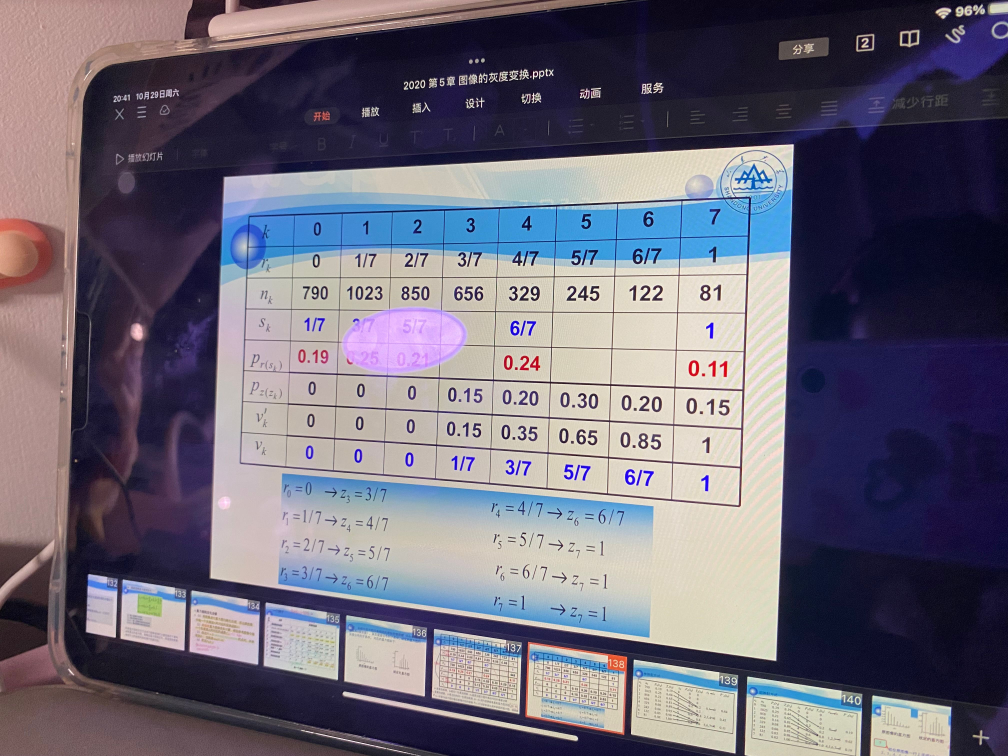
#> input picture pic/2.jpg, 4032 x 3024 px (shown at 1/4 size)
$ python '透视变换.py'
#> lines starting #> are read from the running program, lines starting #| are printed output that depends on the picture
import cv2
import numpy as np
from matplotlib import pyplot as plt

img = cv2.imread('pic/2.jpg', 1)
#> img is the input picture: shape (3024, 4032, 3); mean B, G, R 118.2, 103.4, 107.6
img = cv2.resize(img,(800,600))
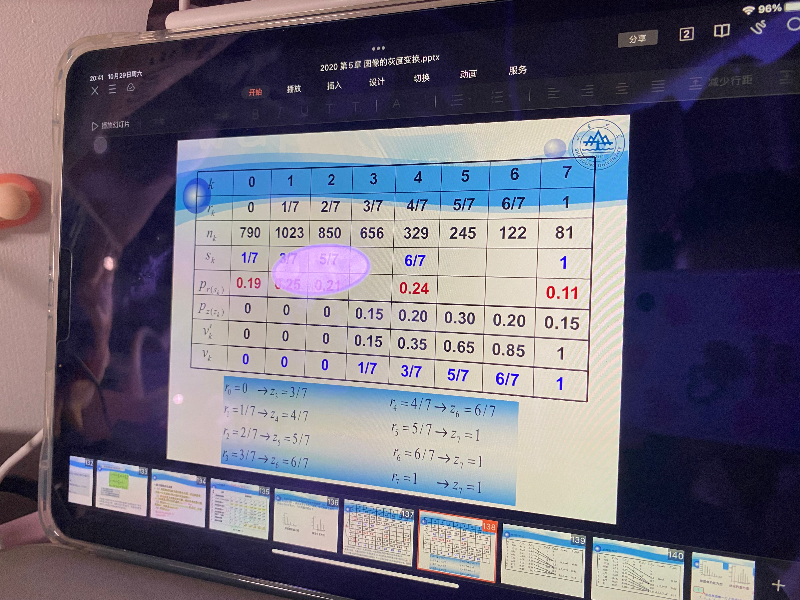
#> img: shape (600, 800, 3); mean B, G, R 118.1, 103.3, 107.5
rows, cols, ch = img.shape
#> rows = 600; cols = 800; ch = 3

pts1 = np.float32([[56, 65], [368, 52], [28, 387], [389, 390]])
pts2 = np.float32([[0, 0], [300, 0], [0, 300], [300, 300]])

M = cv2.getPerspectiveTransform(pts1, pts2)

dst = cv2.warpPerspective(img, M, (300, 300))
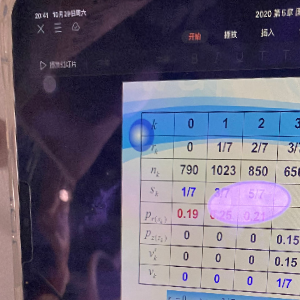
#> dst: shape (300, 300, 3); mean B, G, R 119.6, 99.6, 104.4

plt.subplot(121), plt.imshow(img), plt.title('Input')
plt.subplot(122), plt.imshow(dst), plt.title('Output')
plt.show()
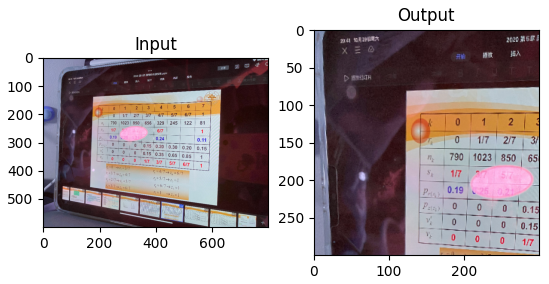
#> figure drawn by matplotlib, 2 panels; B, G, R data is drawn as R, G, B


# -*- coding: utf-8 -*-

# import numpy as np
# import cv2
#
#
# def gen_point(event, x, y, flags, param):
#     if event == cv2.EVENT_LBUTTONDBLCLK:
#         print(x, y)
#
#
# # img = np.zeros((512,512,3),np.uint8)
# img = cv2.imread("pic/2.jpg")
# img = cv2.resize(img,(800,600))
# cv2.namedWindow('image', 2)
# cv2.setMouseCallback('image', gen_point)
#
# while (1):
#     cv2.imshow('image', img)
#     if cv2.waitKey(20) & 0xFF == 27:
#         break
# cv2.destroyAllWindows()


# #!/usr/env/bin python3
# from functools import reduce
# import numpy as np
# import cv2
# import math
# import random
#
#
# # http://planning.cs.uiuc.edu/node102.html
# def get_rotate_matrix(x, y, z):
#     """
#     按照 zyx 的顺序旋转，输入角度单位为 degrees, 均为顺时针旋转
#     :param x: X-axis
#     :param y: Y-axis
#     :param z: Z-axis
#     :return:
#     """
#     x = math.radians(x)
#     y = math.radians(y)
#     z = math.radians(z)
#
#     c, s = math.cos(y), math.sin(y)
#     M_y = np.matrix([[c, 0., s, 0.],
#                      [0., 1., 0., 0.],
#                      [-s, 0., c, 0.],
#                      [0., 0., 0., 1.]])
#
#     c, s = math.cos(x), math.sin(x)
#     M_x = np.matrix([[1., 0., 0., 0.],
#                      [0., c, -s, 0.],
#                      [0., s, c, 0.],
#                      [0., 0., 0., 1.]])
#
#     c, s = math.cos(z), math.sin(z)
#     M_z = np.matrix([[c, -s, 0., 0.],
#                      [s, c, 0., 0.],
#                      [0., 0., 1., 0.],
#                      [0., 0., 0., 1.]])
#
#     return M_x * M_y * M_z
#
#
# def cliped_rand_norm(mu=0, sigma3=1):
#     """
#     :param mu: 均值
#     :param sigma3: 3 倍标准差， 99% 的数据落在 (mu-3*sigma, mu+3*sigma)
#     :return:
#     """
#     # 标准差
#     sigma = sigma3 / 3
#     dst = sigma * np.random.randn() + mu
#     dst = np.clip(dst, 0 - sigma3, sigma3)
#     return dst
#
#
# def warpPerspective(src, M33, sl, gpu):
#     if gpu:
#         from libs.gpu.GpuWrapper import cudaWarpPerspectiveWrapper
#         dst = cudaWarpPerspectiveWrapper(src.astype(np.uint8), M33, (sl, sl), cv2.INTER_CUBIC)
#     else:
#         dst = cv2.warpPerspective(src, M33, (sl, sl), flags=cv2.INTER_CUBIC)
#     return dst
#
#
# # https://stackoverflow.com/questions/17087446/how-to-calculate-perspective-transform-for-opencv-from-rotation-angles
# # https://nbviewer.jupyter.org/github/manisoftwartist/perspectiveproj/blob/master/perspective.ipynb
# # http://planning.cs.uiuc.edu/node102.html
# class PerspectiveTransform(object):
#     def __init__(self, x, y, z, scale, fovy):
#         self.x = x
#         self.y = y
#         self.z = z
#         self.scale = scale
#         self.fovy = fovy
#
#     def transform_image(self, src, gpu=False):
#         if len(src.shape) > 2:
#             H, W, C = src.shape
#         else:
#             H, W = src.shape
#
#         M33, sl, _, ptsOut = self.get_warp_matrix(W, H, self.x, self.y, self.z, self.scale, self.fovy)
#         sl = int(sl)
#
#         dst = warpPerspective(src, M33, sl, gpu)
#
#         return dst, M33, ptsOut
#
#     def transform_pnts(self, pnts, M33):
#         """
#         :param pnts: 2D pnts, left-top, right-top, right-bottom, left-bottom
#         :param M33: output from transform_image()
#         :return: 2D pnts apply perspective transform
#         """
#         pnts = np.asarray(pnts, dtype=np.float32)
#         pnts = np.array([pnts])
#         dst_pnts = cv2.perspectiveTransform(pnts, M33)[0]
#
#         return dst_pnts
#
#     def get_warped_pnts(self, ptsIn, ptsOut, W, H, sidelength):
#         ptsIn2D = ptsIn[0, :]
#         ptsOut2D = ptsOut[0, :]
#         ptsOut2Dlist = []
#         ptsIn2Dlist = []
#
#         for i in range(0, 4):
#             ptsOut2Dlist.append([ptsOut2D[i, 0], ptsOut2D[i, 1]])
#             ptsIn2Dlist.append([ptsIn2D[i, 0], ptsIn2D[i, 1]])
#
#         pin = np.array(ptsIn2Dlist) + [W / 2., H / 2.]
#         pout = (np.array(ptsOut2Dlist) + [1., 1.]) * (0.5 * sidelength)
#         pin = pin.astype(np.float32)
#         pout = pout.astype(np.float32)
#
#         return pin, pout
#
#     def get_warp_matrix(self, W, H, x, y, z, scale, fV):
#         fVhalf = np.deg2rad(fV / 2.)
#         d = np.sqrt(W * W + H * H)
#         sideLength = scale * d / np.cos(fVhalf)
#         h = d / (2.0 * np.sin(fVhalf))
#         n = h - (d / 2.0)
#         f = h + (d / 2.0)
#
#         # Translation along Z-axis by -h
#         T = np.eye(4, 4)
#         T[2, 3] = -h
#
#         # Rotation matrices around x,y,z
#         R = get_rotate_matrix(x, y, z)
#
#         # Projection Matrix
#         P = np.eye(4, 4)
#         P[0, 0] = 1.0 / np.tan(fVhalf)
#         P[1, 1] = P[0, 0]
#         P[2, 2] = -(f + n) / (f - n)
#         P[2, 3] = -(2.0 * f * n) / (f - n)
#         P[3, 2] = -1.0
#
#         # pythonic matrix multiplication
#         M44 = reduce(lambda x, y: np.matmul(x, y), [P, T, R])
#
#         # shape should be 1,4,3 for ptsIn and ptsOut since perspectiveTransform() expects data in this way.
#         # In C++, this can be achieved by Mat ptsIn(1,4,CV_64FC3);
#         ptsIn = np.array([[
#             [-W / 2., H / 2., 0.],
#             [W / 2., H / 2., 0.],
#             [W / 2., -H / 2., 0.],
#             [-W / 2., -H / 2., 0.]
#         ]])
#         ptsOut = cv2.perspectiveTransform(ptsIn, M44)
#
#         ptsInPt2f, ptsOutPt2f = self.get_warped_pnts(ptsIn, ptsOut, W, H, sideLength)
#
#         # check float32 otherwise OpenCV throws an error
#         assert (ptsInPt2f.dtype == np.float32)
#         assert (ptsOutPt2f.dtype == np.float32)
#         M33 = cv2.getPerspectiveTransform(ptsInPt2f, ptsOutPt2f).astype(np.float32)
#
#         return M33, sideLength, ptsInPt2f, ptsOutPt2f
#
#
# def apply_perspective_transform(img, text_box_pnts, max_x, max_y, max_z, gpu=False):
#     """
#     Apply perspective transform on image
#     :param img: origin numpy image
#     :param text_box_pnts: four corner points of text
#     :param x: max rotate angle around X-axis
#     :param y: max rotate angle around Y-axis
#     :param z: max rotate angle around Z-axis
#     :return:
#         dst_img:
#         dst_img_pnts: points of whole word image after apply perspective transform
#         dst_text_pnts: points of text after apply perspective transform
#     """
#
#     x = math_utils.cliped_rand_norm(0, max_x)
#     y = math_utils.cliped_rand_norm(0, max_y)
#     z = math_utils.cliped_rand_norm(0, max_z)
#
#     # print("x: %f, y: %f, z: %f" % (x, y, z))
#
#     transformer = PerspectiveTransform(x, y, z, scale=1.0, fovy=50)
#
#     dst_img, M33, dst_img_pnts = transformer.transform_image(img, gpu)
#     dst_text_pnts = transformer.transform_pnts(text_box_pnts, M33)
#
#     return dst_img, dst_img_pnts, dst_text_pnts
#
#
# import cv2
# import numpy as np
# from matplotlib import pyplot as plt
#
# img = cv2.imread("pic/2.jpg", 1)
# rows, cols, ch = img.shape
#
# pts1 = np.float32([[56, 65], [368, 52], [28, 387], [389, 390]])
# pts2 = np.float32([[0, 0], [300, 0], [0, 300], [300, 300]])
#
# M = cv2.getPerspectiveTransform(pts1, pts2)
#
# dst = cv2.warpPerspective(img, M, (300, 300))
#
# plt.subplot(121), plt.imshow(img), plt.title('Input')
# plt.subplot(122), plt.imshow(dst), plt.title('Output')
# plt.show()
